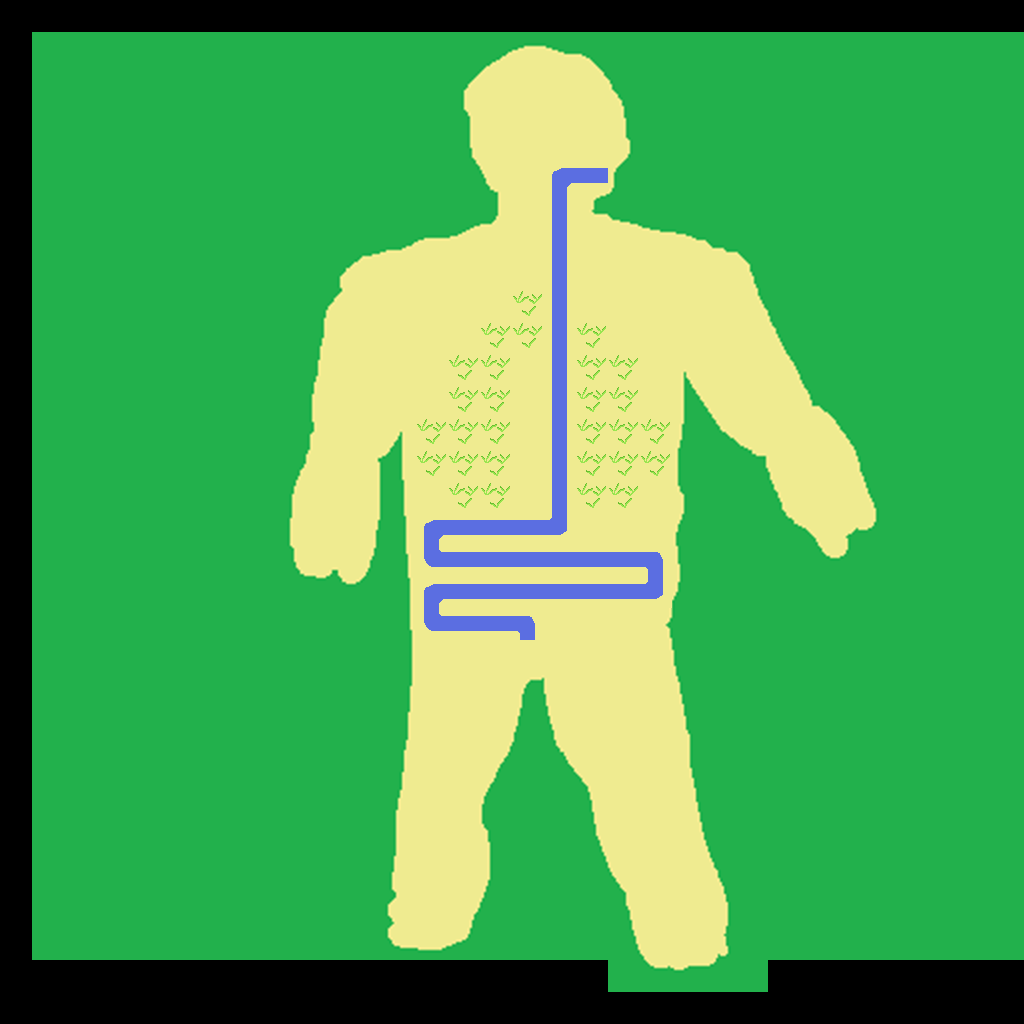

Rendered tile map (Tiled .tmx) drawn with the repository's tilesets; below, a short description and the full map source, tile grids included:
An orthogonal 32x32 tile map with 32x32 px tiles, 2 tile layers (Calque de Tuiles 1, Calque de Tuiles 2), 3 tilesets.

<map version="1.10" tiledversion="1.11.0" orientation="orthogonal" renderorder="left-up" width="32" height="32" tilewidth="32" tileheight="32" infinite="0" nextlayerid="3" nextobjectid="1">
 <tileset firstgid="1" source="body.tsx" />
 <tileset firstgid="1025" source="Grass.tsx" />
 <tileset firstgid="1028" source="canal.tsx" />
 <layer id="1" name="Calque de Tuiles 1" width="32" height="32">
  <data encoding="csv">
0,0,0,0,0,0,0,0,0,0,0,0,0,0,0,0,0,0,0,0,0,0,0,0,0,0,0,0,0,0,0,0,
0,1,2,3,4,5,6,7,8,9,10,11,12,13,14,15,16,17,18,19,20,21,22,23,24,25,26,27,28,29,30,31,
0,33,34,35,36,37,38,39,40,41,42,43,44,45,46,47,48,49,50,51,52,53,54,55,56,57,58,59,60,61,62,63,
0,65,66,67,68,69,70,71,72,73,74,75,76,77,78,79,80,81,82,83,84,85,86,87,88,89,90,91,92,93,94,95,
0,97,98,99,100,101,102,103,104,105,106,107,108,109,110,111,112,113,114,115,116,117,118,119,120,121,122,123,124,125,126,127,
0,129,130,131,132,133,134,135,136,137,138,139,140,141,142,143,144,145,146,147,148,149,150,151,152,153,154,155,156,157,158,159,
0,161,162,163,164,165,166,167,168,169,170,171,172,173,174,175,176,177,178,179,180,181,182,183,184,185,186,187,188,189,190,191,
0,193,194,195,196,197,198,199,200,201,202,203,204,205,206,207,208,209,210,211,212,213,214,215,216,217,218,219,220,221,222,223,
0,225,226,227,228,229,230,231,232,233,234,235,236,237,238,239,240,241,242,243,244,245,246,247,248,249,250,251,252,253,254,255,
0,257,258,259,260,261,262,263,264,265,266,267,268,269,270,271,272,273,274,275,276,277,278,279,280,281,282,283,284,285,286,287,
0,289,290,291,292,293,294,295,296,297,298,299,300,301,302,303,304,305,306,307,308,309,310,311,312,313,314,315,316,317,318,319,
0,321,322,323,324,325,326,327,328,329,330,331,332,333,334,335,336,337,338,339,340,341,342,343,344,345,346,347,348,349,350,351,
0,353,354,355,356,357,358,359,360,361,362,363,364,365,366,367,368,369,370,371,372,373,374,375,376,377,378,379,380,381,382,383,
0,385,386,387,388,389,390,391,392,393,394,395,396,397,398,399,400,401,402,403,404,405,406,407,408,409,410,411,412,413,414,415,
0,417,418,419,420,421,422,423,424,425,426,427,428,429,430,431,432,433,434,435,436,437,438,439,440,441,442,443,444,445,446,447,
0,449,450,451,452,453,454,455,456,457,458,459,460,461,462,463,464,465,466,467,468,469,470,471,472,473,474,475,476,477,478,479,
0,481,482,483,484,485,486,487,488,489,490,491,492,493,494,495,496,497,498,499,500,501,502,503,504,505,506,507,508,509,510,511,
0,513,514,515,516,517,518,519,520,521,522,523,524,525,526,527,528,529,530,531,532,533,534,535,536,537,538,539,540,541,542,543,
0,545,546,547,548,549,550,551,552,553,554,555,556,557,558,559,560,561,562,563,564,565,566,567,568,569,570,571,572,573,574,575,
0,577,578,579,580,581,582,583,584,585,586,587,588,589,590,591,592,593,594,595,596,597,598,599,600,601,602,603,604,605,606,607,
0,609,610,611,612,613,614,615,616,617,618,619,620,621,622,623,624,625,626,627,628,629,630,631,632,633,634,635,636,637,638,639,
0,641,642,643,644,645,646,647,648,649,650,651,652,653,654,655,656,657,658,659,660,661,662,663,664,665,666,667,668,669,670,671,
0,673,674,675,676,677,678,679,680,681,682,683,684,685,686,687,688,689,690,691,692,693,694,695,696,697,698,699,700,701,702,703,
0,705,706,707,708,709,710,711,712,713,714,715,716,717,718,719,720,721,722,723,724,725,726,727,728,729,730,731,732,733,734,735,
0,737,738,739,740,741,742,743,744,745,746,747,748,749,750,751,752,753,754,755,756,757,758,759,760,761,762,763,764,765,766,767,
0,769,770,771,772,773,774,775,776,777,778,779,780,781,782,783,784,785,786,787,788,789,790,791,792,793,794,795,796,797,798,799,
0,801,802,803,804,805,806,807,808,809,810,811,812,813,814,815,816,817,818,819,820,821,822,823,824,825,826,827,828,829,830,831,
0,833,834,835,836,837,838,839,840,841,842,843,844,845,846,847,848,849,850,851,852,853,854,855,856,857,858,859,860,861,862,863,
0,865,866,867,868,869,870,871,872,873,874,875,876,877,878,879,880,881,882,883,884,885,886,887,888,889,890,891,892,893,894,895,
0,897,898,899,900,901,902,903,904,905,906,907,908,909,910,911,912,913,914,915,916,917,918,919,920,921,922,923,924,925,926,927,
0,0,0,0,0,0,0,0,0,0,0,0,0,0,0,0,0,0,0,0,0,0,0,0,0,0,0,0,0,0,0,0,
0,0,0,0,0,0,0,0,0,0,0,0,0,0,0,0,0,0,0,0,0,0,0,0,0,0,0,0,0,0,0,0
</data>
 </layer>
 <layer id="2" name="Calque de Tuiles 2" width="32" height="32">
  <data encoding="csv">
0,0,0,0,0,0,0,0,0,0,0,0,0,0,0,0,0,0,0,0,0,0,0,0,0,0,0,0,0,0,0,0,
0,0,0,0,0,0,0,0,0,0,0,0,0,0,0,0,0,0,0,0,0,0,0,0,0,0,0,0,0,0,0,0,
0,0,0,0,0,0,0,0,0,0,0,0,0,0,0,0,0,0,0,0,0,0,0,0,0,0,0,0,0,0,0,0,
0,0,0,0,0,0,0,0,0,0,0,0,0,0,0,0,0,0,0,0,0,0,0,0,0,0,0,0,0,0,0,0,
0,0,0,0,0,0,0,0,0,0,0,0,0,0,0,0,0,0,0,0,0,0,0,0,0,0,0,0,0,0,0,0,
0,0,0,0,0,0,0,0,0,0,0,0,0,0,0,0,0,1029,1033,0,0,0,0,0,0,0,0,0,0,0,0,0,
0,0,0,0,0,0,0,0,0,0,0,0,0,0,0,0,0,1032,0,0,0,0,0,0,0,0,0,0,0,0,0,0,
0,0,0,0,0,0,0,0,0,0,0,0,0,0,0,0,0,1032,0,0,0,0,0,0,0,0,0,0,0,0,0,0,
0,0,0,0,0,0,0,0,0,0,0,0,0,0,0,0,0,1032,0,0,0,0,0,0,0,0,0,0,0,0,0,0,
0,0,0,0,0,0,0,0,0,0,0,0,0,0,0,0,1025,1032,0,0,0,0,0,0,0,0,0,0,0,0,0,0,
0,0,0,0,0,0,0,0,0,0,0,0,0,0,0,1025,1025,1032,1025,0,0,0,0,0,0,0,0,0,0,0,0,0,
0,0,0,0,0,0,0,0,0,0,0,0,0,0,1025,1025,0,1032,1025,1025,0,0,0,0,0,0,0,0,0,0,0,0,
0,0,0,0,0,0,0,0,0,0,0,0,0,0,1025,1025,0,1032,1025,1025,0,0,0,0,0,0,0,0,0,0,0,0,
0,0,0,0,0,0,0,0,0,0,0,0,0,1025,1025,1025,0,1032,1025,1025,1025,0,0,0,0,0,0,0,0,0,0,0,
0,0,0,0,0,0,0,0,0,0,0,0,0,1025,1025,1025,0,1032,1025,1025,1025,0,0,0,0,0,0,0,0,0,0,0,
0,0,0,0,0,0,0,0,0,0,0,0,0,0,1025,1025,0,1032,1025,1025,0,0,0,0,0,0,0,0,0,0,0,0,
0,0,0,0,0,0,0,0,0,0,0,0,0,1029,1033,1033,1033,1031,0,0,0,0,0,0,0,0,0,0,0,0,0,0,
0,0,0,0,0,0,0,0,0,0,0,0,0,1028,1033,1033,1033,1033,1033,1033,1030,0,0,0,0,0,0,0,0,0,0,0,
0,0,0,0,0,0,0,0,0,0,0,0,0,1029,1033,1033,1033,1033,1033,1033,1031,0,0,0,0,0,0,0,0,0,0,0,
0,0,0,0,0,0,0,0,0,0,0,0,0,1028,1033,1033,1030,0,0,0,0,0,0,0,0,0,0,0,0,0,0,0,
0,0,0,0,0,0,0,0,0,0,0,0,0,0,0,0,0,0,0,0,0,0,0,0,0,0,0,0,0,0,0,0,
0,0,0,0,0,0,0,0,0,0,0,0,0,0,0,0,0,0,0,0,0,0,0,0,0,0,0,0,0,0,0,0,
0,0,0,0,0,0,0,0,0,0,0,0,0,0,0,0,0,0,0,0,0,0,0,0,0,0,0,0,0,0,0,0,
0,0,0,0,0,0,0,0,0,0,0,0,0,0,0,0,0,0,0,0,0,0,0,0,0,0,0,0,0,0,0,0,
0,0,0,0,0,0,0,0,0,0,0,0,0,0,0,0,0,0,0,0,0,0,0,0,0,0,0,0,0,0,0,0,
0,0,0,0,0,0,0,0,0,0,0,0,0,0,0,0,0,0,0,0,0,0,0,0,0,0,0,0,0,0,0,0,
0,0,0,0,0,0,0,0,0,0,0,0,0,0,0,0,0,0,0,0,0,0,0,0,0,0,0,0,0,0,0,0,
0,0,0,0,0,0,0,0,0,0,0,0,0,0,0,0,0,0,0,0,0,0,0,0,0,0,0,0,0,0,0,0,
0,0,0,0,0,0,0,0,0,0,0,0,0,0,0,0,0,0,0,883,884,885,886,887,0,0,0,0,0,0,0,0,
0,0,0,0,0,0,0,0,0,0,0,0,0,0,0,0,0,0,0,915,916,917,918,919,0,0,0,0,0,0,0,0,
0,0,0,0,0,0,0,0,0,0,0,0,0,0,0,0,0,0,0,947,948,949,950,951,0,0,0,0,0,0,0,0,
0,0,0,0,0,0,0,0,0,0,0,0,0,0,0,0,0,0,0,0,0,0,0,0,0,0,0,0,0,0,0,0
</data>
 </layer>
</map>